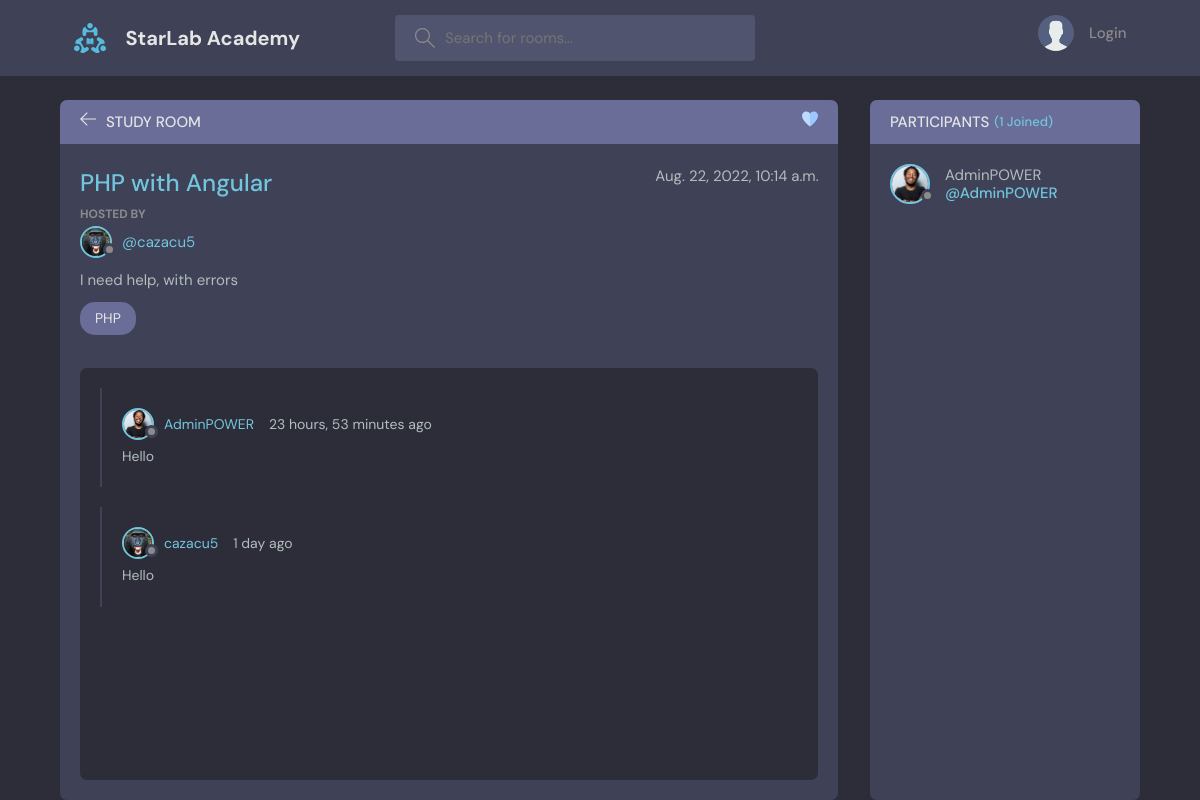
Page /room/2/ on the committed database.
### base/models.py (models this page shows, shortened)
class Room(models.Model):
    host = models.ForeignKey(User, on_delete=models.SET_NULL, null=True)
    topic = models.ForeignKey(Topic, on_delete=models.SET_NULL, null=True)
    name = models.CharField(max_length=200)
    description = models.TextField(null=True, blank=True)
    participants = models.ManyToManyField(
        User, related_name='participants', blank=True)
    favourite = models.ManyToManyField(User, related_name="fav_rooms", blank=True)
    updated = models.DateTimeField(auto_now=True)
    created = models.DateTimeField(auto_now_add=True)
    class Meta:
        ordering = ['-updated', '-created']

class User(AbstractUser):
    name = models.CharField(max_length=200, null=True)
    email = models.EmailField(unique=True, null=True)
    bio = models.TextField(null=True)
    avatar = models.ImageField(null=True, default="avatar.svg")
    USERNAME_FIELD = 'email'
    REQUIRED_FIELDS = []

class Topic(models.Model):
    name = models.CharField(max_length=200)
    def __str__(self):
        return self.name

class Message(models.Model):
    user = models.ForeignKey(User, on_delete=models.CASCADE)
    room = models.ForeignKey(Room, on_delete=models.CASCADE)
    body = models.TextField()
    updated = models.DateTimeField(auto_now=True)
    created = models.DateTimeField(auto_now_add=True)
    class Meta:
        ordering = ['-updated', '-created']

### base/views.py (the view, shortened to what this page needs)
# urls.py: path('room/<str:pk>/', views.room, name="room"),
def room(request, pk):
    room = Room.objects.get(id=pk)
    room_messages = room.message_set.all()
    participants = room.participants.all()
    context = {'room': room, 'room_messages': room_messages,
               'participants': participants}
    return render(request, 'base/room.html', context)

### base/templates/base/room.html (shortened to what this page needs)
{% extends 'main.html' %}
{% block content %}
  <main class="profile-page layout layout--2">
    <div class="container">
      <div class="room">
        <div class="room__top">
          <div class="room__topLeft">
            <a href="{% url 'home' %}">
              <svg version="1.1" xmlns="http://www.w3.org/2000/svg" width="32" height="32" viewBox="0 0 32 32">
                <title>arrow-left</title>
                <path
                  d="M13.723 2.286l-13.723 13.714 13.719 13.714 1.616-1.611-10.96-10.96h27.625v-2.286h-27.625l10.965-10.965-1.616-1.607z"
                ></path>
              </svg>
            </a>
            <h3>Study Room</h3>
          </div>
          <div class="room__topRight">
            <div id="favourite-section">
                <form action="{% url 'favorite-post' room.id %}" method='POST'>
                    <a type="submit">
                    </a>
                </form>
            </div>
          </div>
        </div>
        <div class="room__box scroll">
          <div class="room__header scroll">
            <div class="room__info">
              <h3>{{room.name}}</h3>
              <span>{{room.created}}</span>
            </div>
            <div class="room__hosted">
              <p>Hosted By</p>
              <a href="{% url 'user-profile' room.host.id %}" class="room__author">
                <div class="avatar avatar--small">
                  <img src="{{room.host.avatar.url}}" />
                </div>
                <span>@{{room.host.username}}</span>
              </a>
            </div>
            <div class="room__details">
              {{room.description}}
            </div>
            <span class="room__topics">{{room.topic}}</span>
          </div>
          <div class="room__conversation">
            <div class="threads scroll">
              {% for message in room_messages %}
              <div class="thread">
                <div class="thread__top">
                  <div class="thread__author">
                    <a href="{% url 'user-profile' message.user.id %}" class="thread__authorInfo">
                      <div class="avatar avatar--small">
                        <img src="{{message.user.avatar.url}}" />
                      </div>
                      <span>{{message.user.username}}</span>
                    </a>
                    <span class="thread__date">{{message.created|timesince}} ago</span>
                  </div>
                </div>
                <div class="thread__details">
                  {{message.body}}
                </div>
              </div>
              {% endfor %}
            </div>
          </div>
        </div>
      </div>
      <div class="participants">
        <h3 class="participants__top">Participants <span>({{participants.count}} Joined)</span></h3>
        <div class="participants__list scroll">
          {% for user in participants %}
          <a href="{% url 'user-profile' user.id %}" class="participant">
            <div class="avatar avatar--medium">
              <img src="{{user.avatar.url}}" />
            </div>
            <p>
              {{user.username}}
              <span>@{{user.username}}</span>
            </p>
          </a>
          {% endfor %}
        </div>
      </div>
    </div>
  </main>
{% endblock content %}

### rows in the picture
Room: name "PHP with Angular", created "Aug. 22, 2022, 10:14 a.m.", host.avatar (placeholder picture), host.username "cazacu5", description "I need help, with errors", topic "PHP"
Message: user.avatar (picture), user.username "AdminPOWER", created "23 hours, 53 minutes", body "Hello"
Message: user.avatar (placeholder picture), user.username "cazacu5", created "1 day", body "Hello"
User: avatar (picture), username "AdminPOWER"

### other values in the picture
{{ participants.count }} "1"
